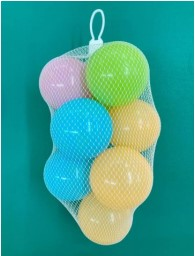
#> input picture opencv_test/pic/f1.jpg, 195 x 256 px, found by its file name
$ python color_test_1.py
#> lines starting #> are read from the running program, lines starting #| are printed output that depends on the picture; after the words box and inside, x2 and y2 are one past the last pixel; in counts of white or black regions, pixels touching at a corner belong together
import cv2
import numpy as np

file_name = 'f1.jpg'
search_posx = 100
search_posy = 100

#色を算出する関数
def color_judge(value):
    color_wheel=[
        'purplish red','red','yellowish red','reddish orange','orange',
        'yellowish orange','reddish yellow','yellow','greenish yellow',
        'yellow green','yellowish green','green','bluish green','blue green1',
        'blue green2','greenish blue','blue1','blue2','purplish blue','violet',
        'bluish purple','purple','reddish purple','red purple','purplish red'
    ]
    color_wheel2=[
        'pink','orange','yellow green','green','blue'
    ]
    color_wheel3=['red','red-orange','yellow-orange',
                'yellow','yellow-grren','green',
                'blue-green','green-blue','blue',
                'blue-violet','violet','red-violet','red']
    index_value=int(round(value/(180/(len(color_wheel)-1)),0))
    return color_wheel[index_value]


#選択した場所の色を出力する
img=cv2.imread(file_name,cv2.IMREAD_COLOR)
#> img is the input picture: shape (256, 195, 3); mean B, G, R 145.3, 159.7, 57.4
cv2.circle(img,center=(search_posx,search_posy),radius=10,color=(255,255,255),thickness=3)
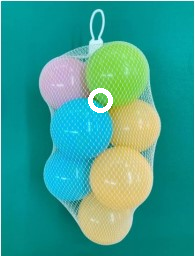
#> img: shape (256, 195, 3); 0.62% of pixels changed, all inside (x1, y1, x2, y2) = (88, 88, 113, 113)
cv2.imwrite('img_point_'+str(search_posx)+'_'+str(search_posy)+'.jpg',img)
imghsv = cv2.cvtColor(img, cv2.COLOR_BGR2HSV)
#> imghsv: shape (256, 195, 3); mean H, S, V 79.2, 199.9, 166.7
color=color_judge(imghsv[search_posy,search_posx,0])
#> in color_judge, `index_value=int(round(value/(180/(len(color_wheel)-1)),0))`: index_value = 8
#> color = 'greenish yellow'
print(color)
#| greenish yellow

#選択した場所の色を確認するための画像を出力
check=np.zeros((256,256,3),np.uint8)
check[:,:]=imghsv[search_posy,search_posx]
#> check: shape (256, 256, 3); mean H, S, V 61, 126, 197
check = cv2.cvtColor(check, cv2.COLOR_HSV2BGR)
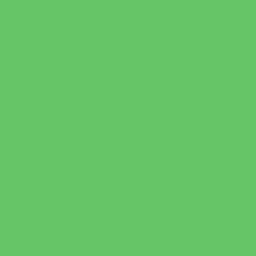
#> check: shape (256, 256, 3); mean B, G, R 102, 197, 99
cv2.imwrite('img_check_'+str(search_posx)+'_'+str(search_posy)+'.jpg',check)
